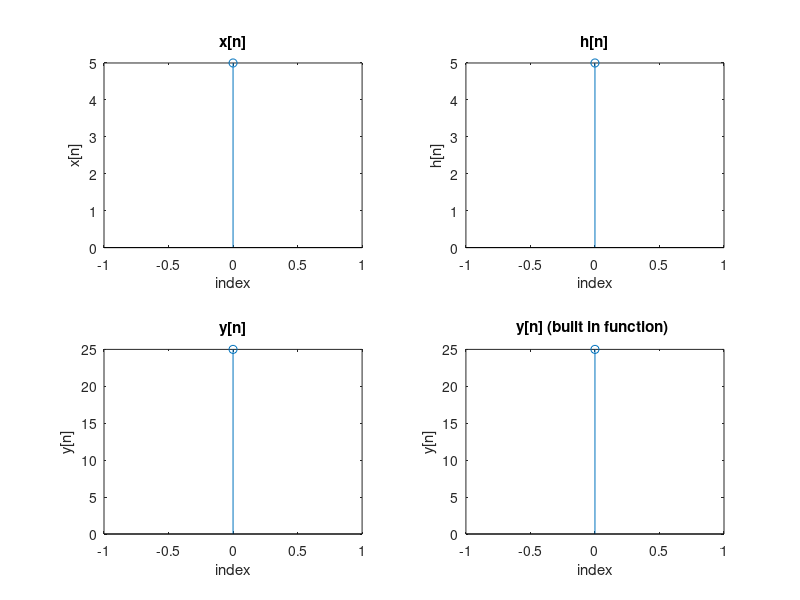

The MATLAB source for this figure:
x=input("Enter x[n]:");
h=input("enter h[n]:");
N=max(length(x), length(h));
X=[x,zeros(1,N-length(x))];
H=[h,zeros(1,N-length(h))];
tr_y=transpose(zeros(1,N));
mat=zeros(N,N);
trx=transpose(X);
trh=transpose(H);
for i=0:N-1
    mat(:,i+1)=circshift(trx,i);
end
tr_y=mat*trh;
y=transpose(tr_y);
subplot(221)
stem(0:length(x)-1,x);
xlabel("index");
ylabel("x[n]");
title("x[n]");
subplot(222)
stem(0:length(h)-1,h);
xlabel("index");
ylabel("h[n]");
title("h[n]");
subplot(223)
stem(0:length(y)-1,y);
xlabel("index");
ylabel("y[n]");
title("y[n]");
subplot(224)
stem(0:length(y)-1,cconv(x,h,N));
xlabel("index");
ylabel("y[n]");
title("y[n] (built in function) ");